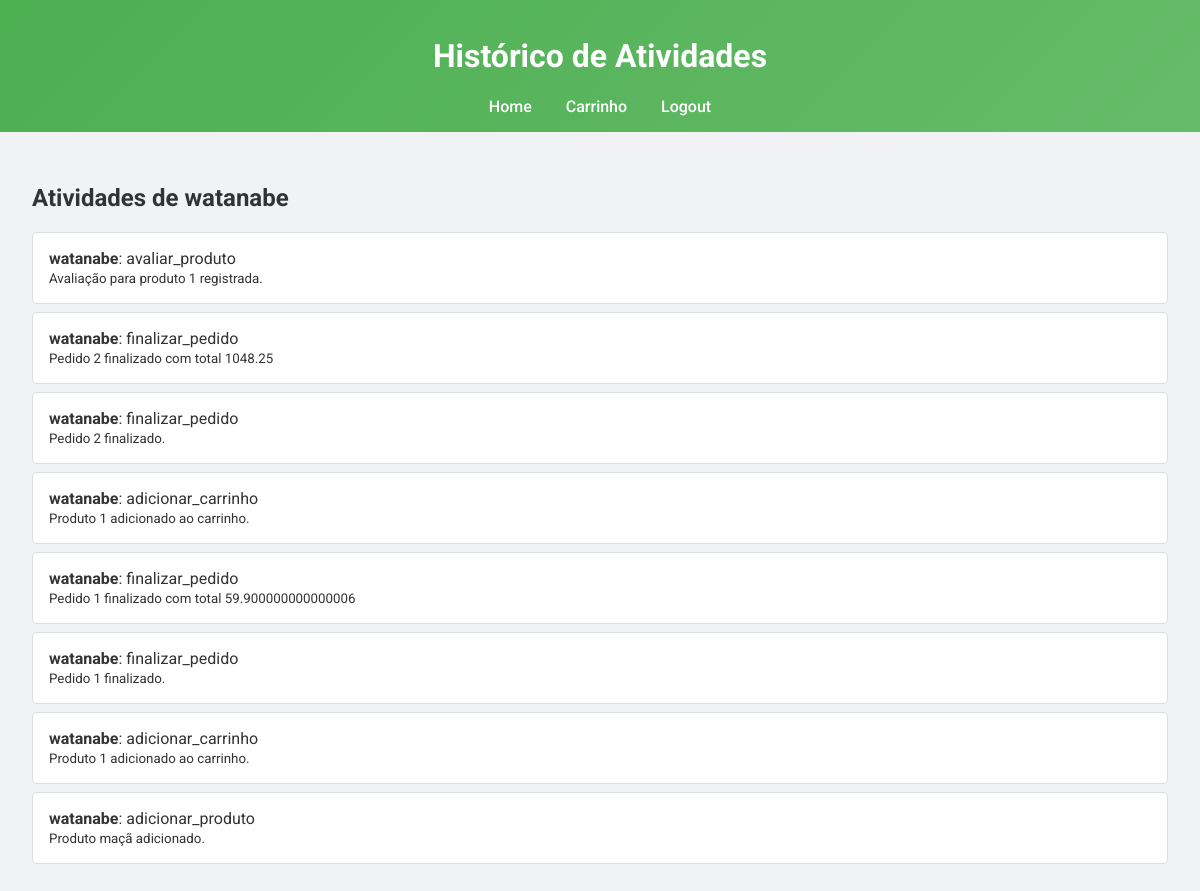
Page /historico (signed in) on the earlier database version.
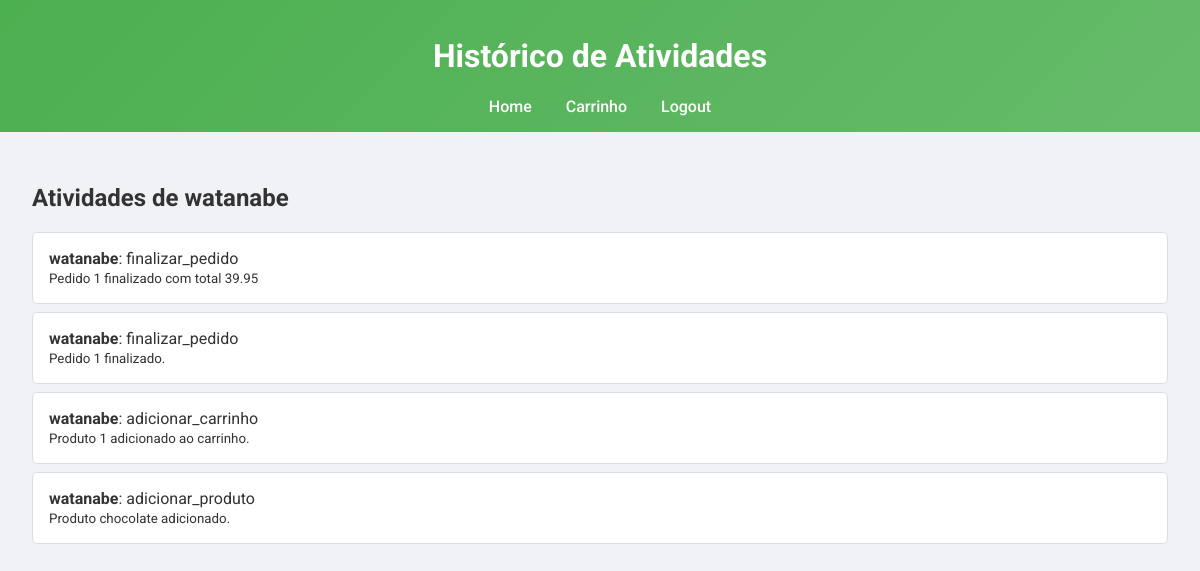
Same page on the later database version.
### tables this page shows
CREATE TABLE log_atividades (
                                    id INTEGER PRIMARY KEY AUTOINCREMENT,
                                    username TEXT NOT NULL,
                                    acao TEXT NOT NULL,
                                    detalhes TEXT,
                                    data TIMESTAMP DEFAULT CURRENT_TIMESTAMP);

### controllers.py (the view)
@bp.route('/historico')
def historico():
    if 'username' not in session:
        return redirect(url_for('bp.login'))
    username = session['username']
    atividades = LogAtividades.listar(username)
    return render_template('historico.html', atividades=atividades, username=username)

### models.py (called while the page is built)
    @staticmethod
    def get_connection():
        return sqlite3.connect(db_path)

    @staticmethod
    def listar(username):
        with DatabaseManager.get_connection() as conn:
            cursor = conn.cursor()
            cursor.execute(
                "SELECT * FROM log_atividades WHERE username = ? ORDER BY data DESC",
                (username,)
            )
            return cursor.fetchall()

### templates/historico.html (shortened to what this page needs)
<!DOCTYPE html>
<html lang="pt-BR">
<head>
    <link rel="stylesheet" href="/static/style.css">
</head>
<body>
    <header>
        <h1>Histórico de Atividades</h1>
        <nav>
            <a href="/">Home</a>
            <a href="/carrinho">Carrinho</a>
            <a href="/logout">Logout</a>
        </nav>
    </header>
    <main>
        <h2>Atividades de {{ username }}</h2>
        <ul class="historico-list">
            {% for atividade in atividades %}
            <li>
                <strong>{{ atividade[1] }}</strong>: {{ atividade[2] }}
                <br>
                <small>{{ atividade[3] }}</small>
            </li>
            {% endfor %}
        </ul>
    </main>
</body>
</html>

Differences in the rows shown:
no longer on this page (row edited): log_atividades: username "watanabe", acao "avaliar_produto", detalhes "Avaliação para produto 1 registrada."
no longer on this page (row edited): log_atividades: username "watanabe", acao "finalizar_pedido", detalhes "Pedido 2 finalizado com total 1048.25"
no longer on this page (row edited): log_atividades: username "watanabe", acao "finalizar_pedido", detalhes "Pedido 2 finalizado."
no longer on this page (row edited): log_atividades: username "watanabe", acao "adicionar_carrinho", detalhes "Produto 1 adicionado ao carrinho."
changed log_atividades: detalhes "Pedido 1 finalizado com total 59.900000000000006" → "Pedido 1 finalizado com total 39.95"
changed log_atividades "adicionar_produto": detalhes "Produto maçã adicionado." → "Produto chocolate adicionado."
